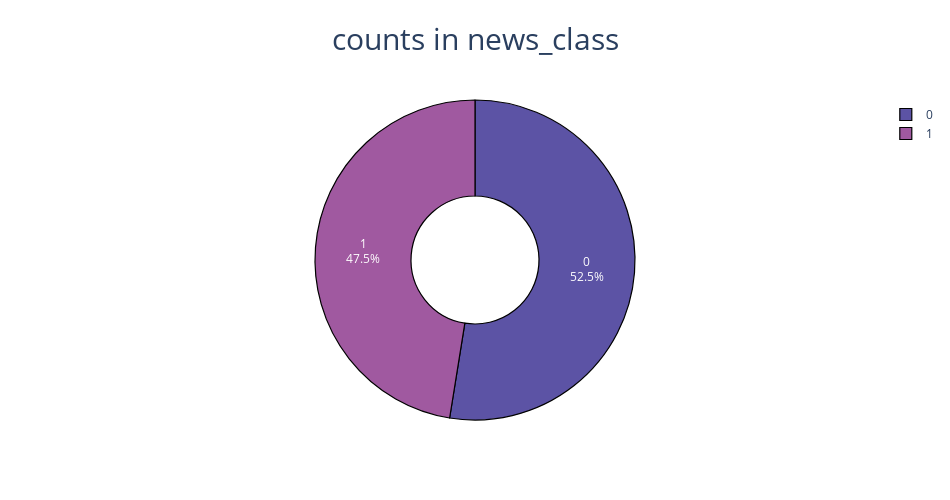

Notebook code cell kept with this figure:
### Code cell
fig = px.pie(data_frame = news, names = "news_class", hole = 0.4, title = "counts in news_class",
             width = 950, height = 500, color_discrete_sequence = px.colors.sequential.Sunset_r)

fig.update_traces(textposition = "inside", textinfo = "percent+label",
                  marker = dict(line = dict(width = 1.2, color = "#000000")))

fig.update_layout(title_x = 0.5, title_font = dict(size = 30), uniformtext_minsize = 25)

fig.show()

### Figure 1 — Plotly figure (JSON) as saved in the notebook; plotly's stock layout.template omitted (floating-point values rounded to 4 significant figures; data arrays with more than 128 entries replaced by an {"elided": "..."} marker saying what was removed)
{"data": [{"domain": {"x": [0, 1], "y": [0, 1]}, "hole": 0.4, "hovertemplate": "news_class=%{label}<extra></extra>", "labels": {"elided": "44689 int values"}, "legendgroup": "", "marker": {"line": {"color": "#000000", "width": 1.2}}, "name": "", "showlegend": true, "textinfo": "percent+label", "textposition": "inside", "type": "pie"}], "layout": {"height": 500, "legend": {"tracegroupgap": 0}, "piecolorway": ["rgb(92, 83, 165)", "rgb(160, 89, 160)", "rgb(206, 102, 147)", "rgb(235, 127, 134)", "rgb(248, 160, 126)", "rgb(250, 196, 132)", "rgb(243, 231, 155)"], "title": {"font": {"size": 30}, "text": "counts in news_class", "x": 0.5}, "uniformtext": {"minsize": 25}, "width": 950}}
